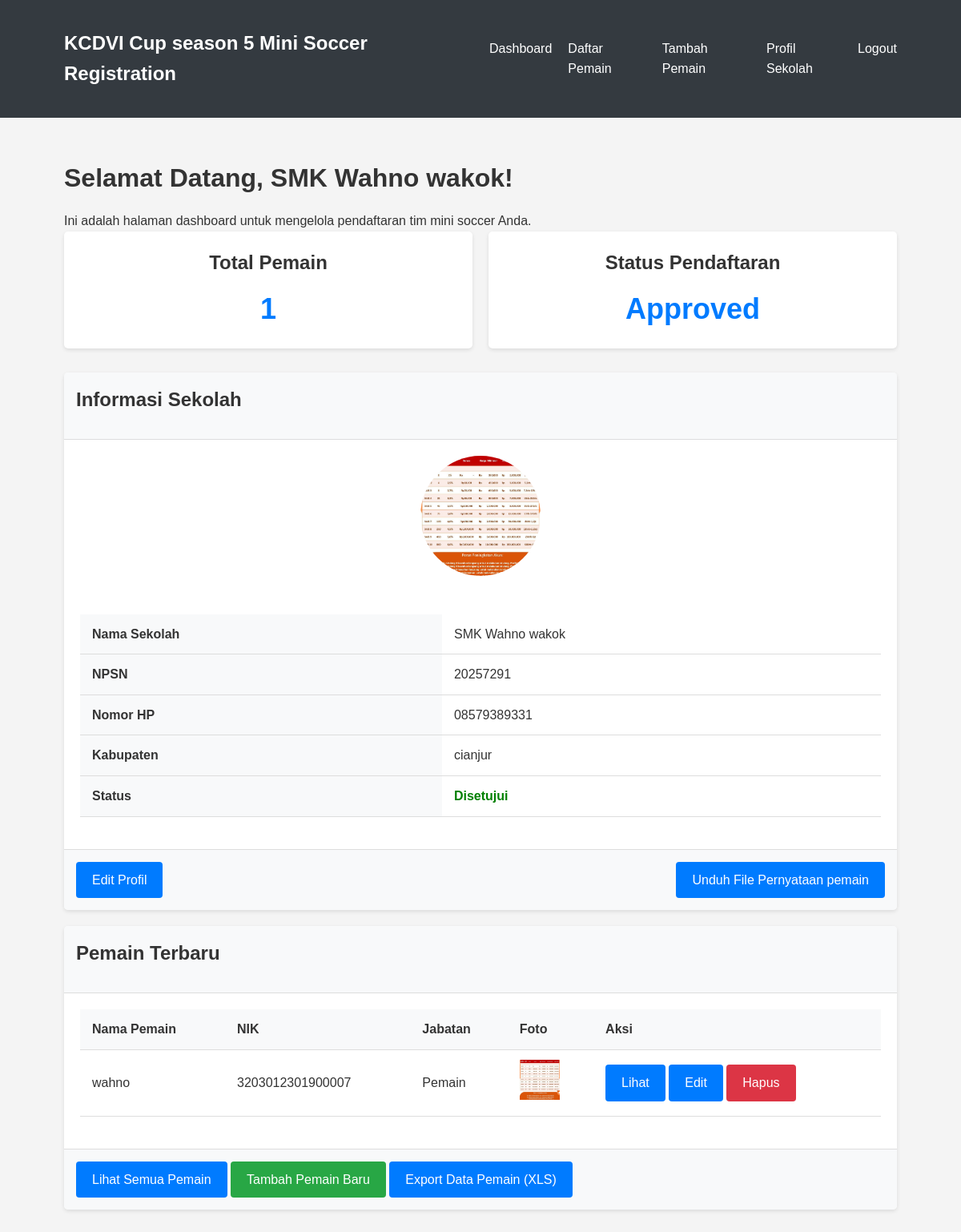
The app's page /dashboard.php (signed in) with its own data.
### tables this page shows
CREATE TABLE `schools` (
  `id` int(11) NOT NULL,
  `nama_sekolah` varchar(255) NOT NULL,
  `npsn` varchar(50) NOT NULL,
  `password` varchar(255) NOT NULL,
  `nomor_hp` varchar(20) NOT NULL,
  `kabupaten` varchar(100) NOT NULL,
  `logo_path` varchar(255) DEFAULT NULL,
  `status` enum('pending','approved','rejected') DEFAULT 'pending',
  `created_at` timestamp NOT NULL DEFAULT current_timestamp(),
  `updated_at` timestamp NOT NULL DEFAULT current_timestamp() ON UPDATE current_timestamp()
);

CREATE TABLE `players` (
  `id` int(11) NOT NULL,
  `school_id` int(11) NOT NULL,
  `nama_pemain` varchar(255) NOT NULL,
  `nik` varchar(20) NOT NULL,
  `nip` varchar(50) DEFAULT NULL,
  `nuptk` varchar(50) DEFAULT NULL,
  `tempat_lahir` varchar(100) NOT NULL,
  `tanggal_lahir` date NOT NULL,
  `jabatan` varchar(100) NOT NULL,
  `alamat` text NOT NULL,
  `foto_path` varchar(255) DEFAULT NULL,
  `ktp_path` varchar(255) DEFAULT NULL,
  `status` enum('active','inactive') DEFAULT 'active',
  `created_at` timestamp NOT NULL DEFAULT current_timestamp(),
  `updated_at` timestamp NOT NULL DEFAULT current_timestamp() ON UPDATE current_timestamp()
);

### dashboard.php (the view, shortened to what this page needs)
<?php
require_once "includes/config.php";
$school_id = $_SESSION["id"];
$sql = "SELECT * FROM schools WHERE id = ?";
if($stmt = mysqli_prepare($conn, $sql)){
    mysqli_stmt_bind_param($stmt, "i", $school_id);
    if(mysqli_stmt_execute($stmt)){
        $result = mysqli_stmt_get_result($stmt);
        if(mysqli_num_rows($result) == 1){
            $school = mysqli_fetch_array($result, MYSQLI_ASSOC);
        } else{
            header("location: logout.php");
            exit;
        }
    } else{
        echo "Oops! Terjadi kesalahan. Silakan coba lagi nanti.";
    }
}
$sql_count = "SELECT COUNT(*) as total_players FROM players WHERE school_id = ?";
if($stmt_count = mysqli_prepare($conn, $sql_count)){
    mysqli_stmt_bind_param($stmt_count, "i", $school_id);
    if(mysqli_stmt_execute($stmt_count)){
        $result_count = mysqli_stmt_get_result($stmt_count);
        $row_count = mysqli_fetch_array($result_count, MYSQLI_ASSOC);
        $total_players = $row_count['total_players'];
    } else{
        $total_players = 0;
    }
}
?>
<!DOCTYPE html>
<html lang="id">
<head>
    <link rel="stylesheet" href="css/style.css">
</head>
<body>
    <div class="navbar">
        <div class="container">
            <a href="dashboard.php" class="navbar-brand">KCDVI Cup season 5 Mini Soccer Registration</a>
            <ul class="navbar-nav">
                <li><a href="dashboard.php">Dashboard</a></li>
                <li><a href="players.php">Daftar Pemain</a></li>
                <li><a href="add_player.php">Tambah Pemain</a></li>
                <li><a href="profile.php">Profil Sekolah</a></li>
                <li><a href="logout.php">Logout</a></li>
            </ul>
        </div>
    </div>
    <div class="container">
        <h1>Selamat Datang, <?php echo htmlspecialchars($_SESSION["nama_sekolah"]); ?>!</h1>
        <p>Ini adalah halaman dashboard untuk mengelola pendaftaran tim mini soccer Anda.</p>
        <div class="dashboard-stats">
            <div class="stat-card">
                <h3>Total Pemain</h3>
                <p><?php echo $total_players; ?></p>
            </div>
            <div class="stat-card">
                <h3>Status Pendaftaran</h3>
                <p><?php echo ucfirst($school['status']); ?></p>
            </div>
        </div>
        <div class="card">
            <div class="card-header">
                <h2>Informasi Sekolah</h2>
            </div>
            <div class="card-body">
                <div style="text-align: center; margin-bottom: 20px;">
                    <img src="<?php echo $school['logo_path']; ?>" alt="Logo Sekolah" class="profile-img">
                </div>
                <table>
                    <tr>
                        <th>Nama Sekolah</th>
                        <td><?php echo htmlspecialchars($school['nama_sekolah']); ?></td>
                    </tr>
                    <tr>
                        <th>NPSN</th>
                        <td><?php echo htmlspecialchars($school['npsn']); ?></td>
                    </tr>
                    <tr>
                        <th>Nomor HP</th>
                        <td><?php echo htmlspecialchars($school['nomor_hp']); ?></td>
                    </tr>
                    <tr>
                        <th>Kabupaten</th>
                        <td><?php echo htmlspecialchars($school['kabupaten']); ?></td>
                    </tr>
                    <tr>
                        <th>Status</th>
                        <td>
                            <?php
                            if($school['status'] == 'approved') {
                                echo '<span style="color: green; font-weight: bold;">Disetujui</span>';
                            } elseif($school['status'] == 'rejected') {
                                echo '<span style="color: red; font-weight: bold;">Ditolak</span>';
                            } else {
                                echo '<span style="color: orange; font-weight: bold;">Menunggu Persetujuan</span>';
                            }
                            ?>
                        </td>
                    </tr>
                </table>
            </div>
            <div class="card-footer">
                <a href="profile.php" class="btn">Edit Profil</a>
                <a href="pernyataan_pemain.docx" class="btn" style="float:right" download>Unduh File Pernyataan pemain</a>
            </div>
        </div>
        <div class="card">
            <div class="card-header">
                <h2>Pemain Terbaru</h2>
            </div>
            <div class="card-body">
                <?php
                $sql_latest = "SELECT * FROM players WHERE school_id = ? ORDER BY created_at DESC LIMIT 5";
                if($stmt_latest = mysqli_prepare($conn, $sql_latest)){
                    mysqli_stmt_bind_param($stmt_latest, "i", $school_id);
                    if(mysqli_stmt_execute($stmt_latest)){
                        $result_latest = mysqli_stmt_get_result($stmt_latest);
                        if(mysqli_num_rows($result_latest) > 0){
                            echo '<table>';
                            echo '<tr>';
                            echo '<th>Nama Pemain</th>';
                            echo '<th>NIK</th>';
                            echo '<th>Jabatan</th>';
                            echo '<th>Foto</th>';
                            echo '<th>Aksi</th>';
                            echo '</tr>';
                            while($player = mysqli_fetch_array($result_latest)){
                                echo '<tr>';
                                echo '<td>' . htmlspecialchars($player['nama_pemain']) . '</td>';
                                echo '<td>' . htmlspecialchars($player['nik']) . '</td>';
                                echo '<td>' . htmlspecialchars($player['jabatan']) . '</td>';
                                echo '<td><img src="' . $player['foto_path'] . '" alt="Foto Pemain" class="thumbnail"></td>';
                                echo '<td>';
                                echo '<a href="view_player.php?id=' . $player['id'] . '" class="btn btn-info btn-sm">Lihat</a> ';
                                echo '<a href="edit_player.php?id=' . $player['id'] . '" class="btn btn-primary btn-sm">Edit</a> ';
                                echo '<a href="delete_player.php?id=' . $player['id'] . '" class="btn btn-danger btn-sm" onclick="return confirm(\'Apakah Anda yakin ingin menghapus pemain ini?\')">Hapus</a>';
                                echo '</td>';
                                echo '</tr>';
                            }
                            echo '</table>';
                        } else{
                            echo '<p>Belum ada pemain yang terdaftar.</p>';
                        }
                    } else{
                        echo '<p>Terjadi kesalahan saat mengambil data pemain.</p>';
                    }
                }
                ?>
            </div>
            <div class="card-footer">
                <a href="players.php" class="btn">Lihat Semua Pemain</a>
                <a href="add_player.php" class="btn btn-success">Tambah Pemain Baru</a>
                <a href="export.php" class="btn">Export Data Pemain (XLS)</a>
            </div>
        </div>
    </div>
</body>
</html>

### css/style.css (style rules this page uses)
* { box-sizing: border-box; margin: 0; padding: 0; }
body { font-family: 'Arial', sans-serif; line-height: 1.6; background-color: #f4f4f4; color: #333; }
.container { width: 90%; max-width: 1200px; margin: 0 auto; padding: 20px; }
h1, h2, h3, h4 { margin-bottom: 15px; color: #333; }
a { color: #007bff; text-decoration: none; }
.btn { display: inline-block; padding: 10px 20px; background-color: #007bff; color: #fff; border: none; border-radius: 4px; cursor: pointer; font-size: 16px; transition: background-color 0.3s; }
.btn-danger { background-color: #dc3545; }
.btn-success { background-color: #28a745; }
table { width: 100%; border-collapse: collapse; margin-bottom: 20px; }
table th, table td { padding: 12px 15px; text-align: left; border-bottom: 1px solid #ddd; }
table th { background-color: #f8f9fa; font-weight: bold; }
.navbar { background-color: #343a40; color: #fff; padding: 15px 0; margin-bottom: 30px; }
.navbar .container { display: flex; justify-content: space-between; align-items: center; }
.navbar-brand { font-size: 24px; font-weight: bold; color: #fff; text-decoration: none; }
.navbar-nav { display: flex; list-style: none; }
.navbar-nav li { margin-left: 20px; }
.navbar-nav a { color: #fff; text-decoration: none; }
.card { background-color: #fff; border-radius: 5px; box-shadow: 0 2px 5px rgba(0, 0, 0, 0.1); margin-bottom: 20px; overflow: hidden; }
.card-header { padding: 15px; background-color: #f8f9fa; border-bottom: 1px solid #ddd; }
.card-body { padding: 20px; }
.card-footer { padding: 15px; background-color: #f8f9fa; border-top: 1px solid #ddd; }
.dashboard-stats { display: grid; grid-template-columns: repeat(auto-fit, minmax(250px, 1fr)); gap: 20px; margin-bottom: 30px; }
.stat-card { background-color: #fff; border-radius: 5px; box-shadow: 0 2px 5px rgba(0, 0, 0, 0.1); padding: 20px; text-align: center; }
.stat-card h3 { font-size: 24px; margin-bottom: 10px; }
.stat-card p { font-size: 36px; font-weight: bold; color: #007bff; }
.profile-img { width: 150px; height: 150px; object-fit: cover; border-radius: 50%; margin-bottom: 20px; }
.thumbnail { width: 50px; height: 50px; object-fit: cover; }

### records on screen
schools: status "Approved", logo_path (picture), nama_sekolah "SMK Wahno wakok", npsn "20257291", nomor_hp "08579389331", kabupaten "cianjur"
players: nama_pemain "wahno", nik "3203012301900007", jabatan "Pemain", foto_path (picture)

### other values on screen
$_SESSION["nama_sekolah"] "SMK Wahno wakok"
$total_players "1"
